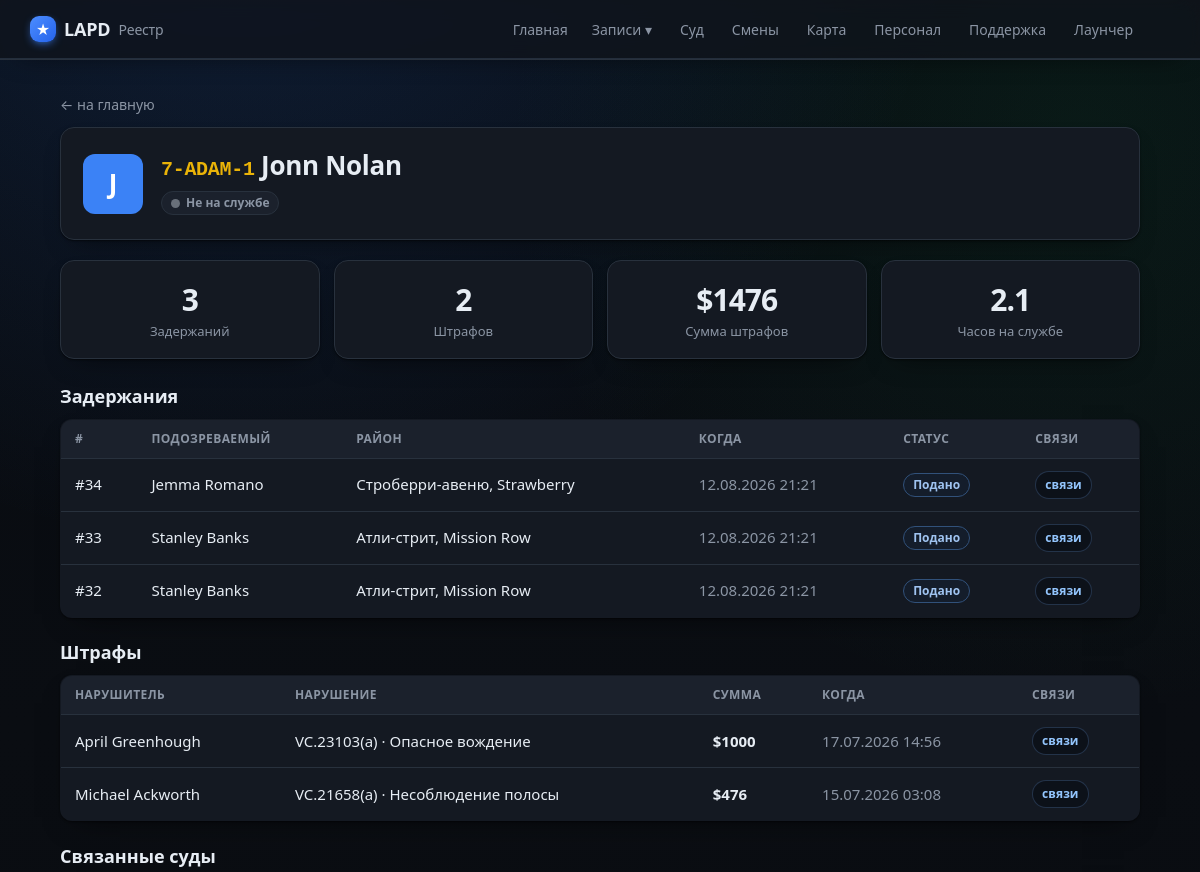
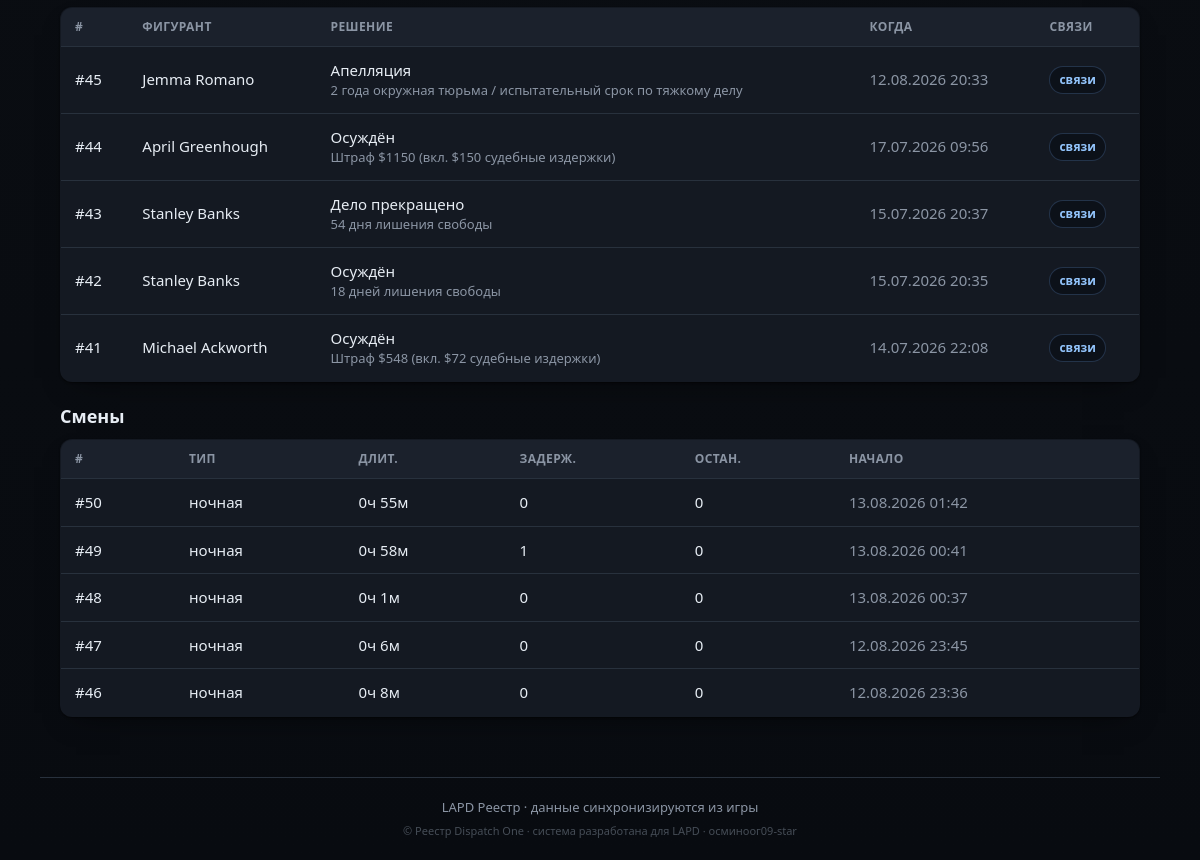
/officer/7-ADAM-1, run on an earlier commit of the app's database (2 pictures, top to bottom).
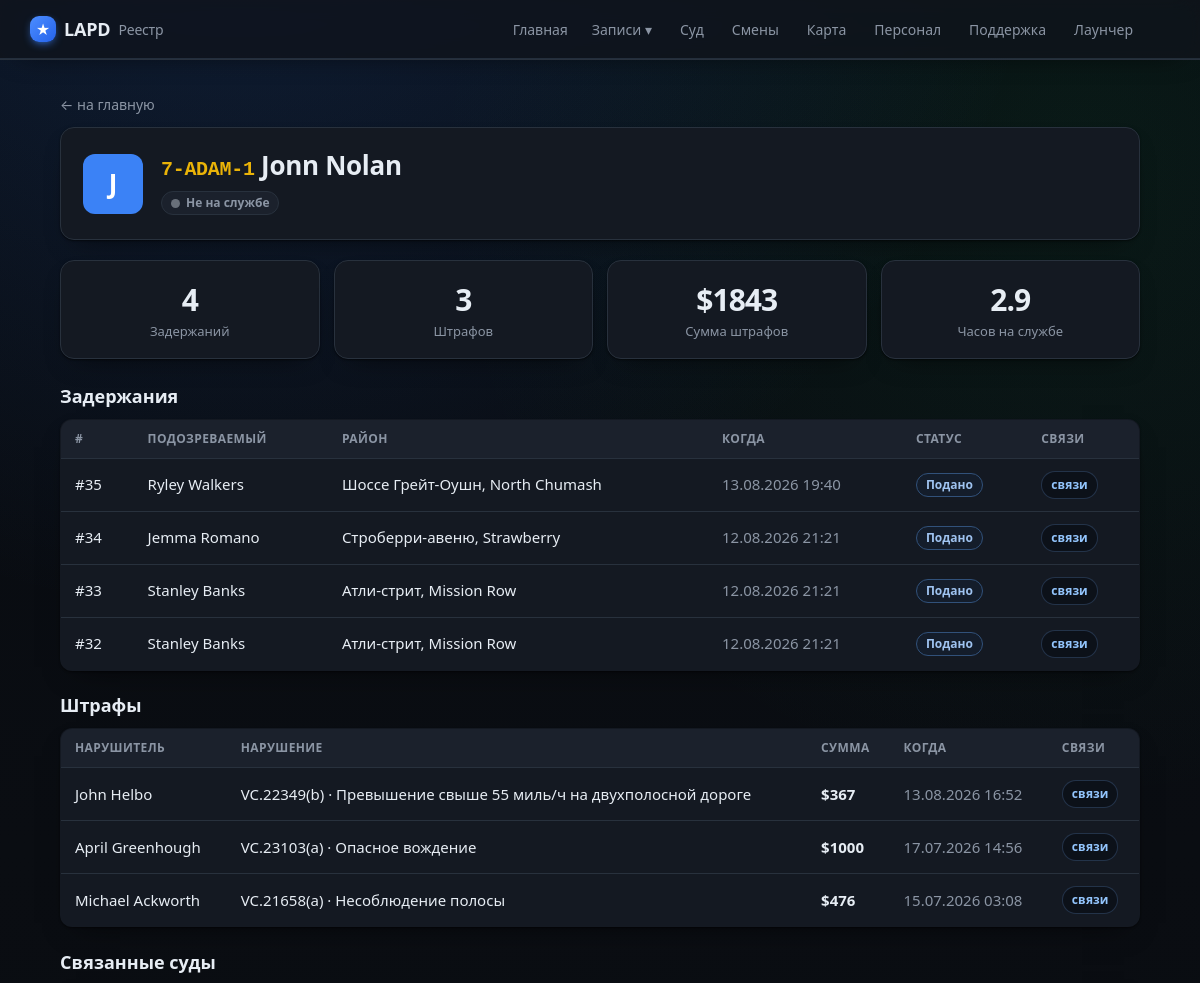
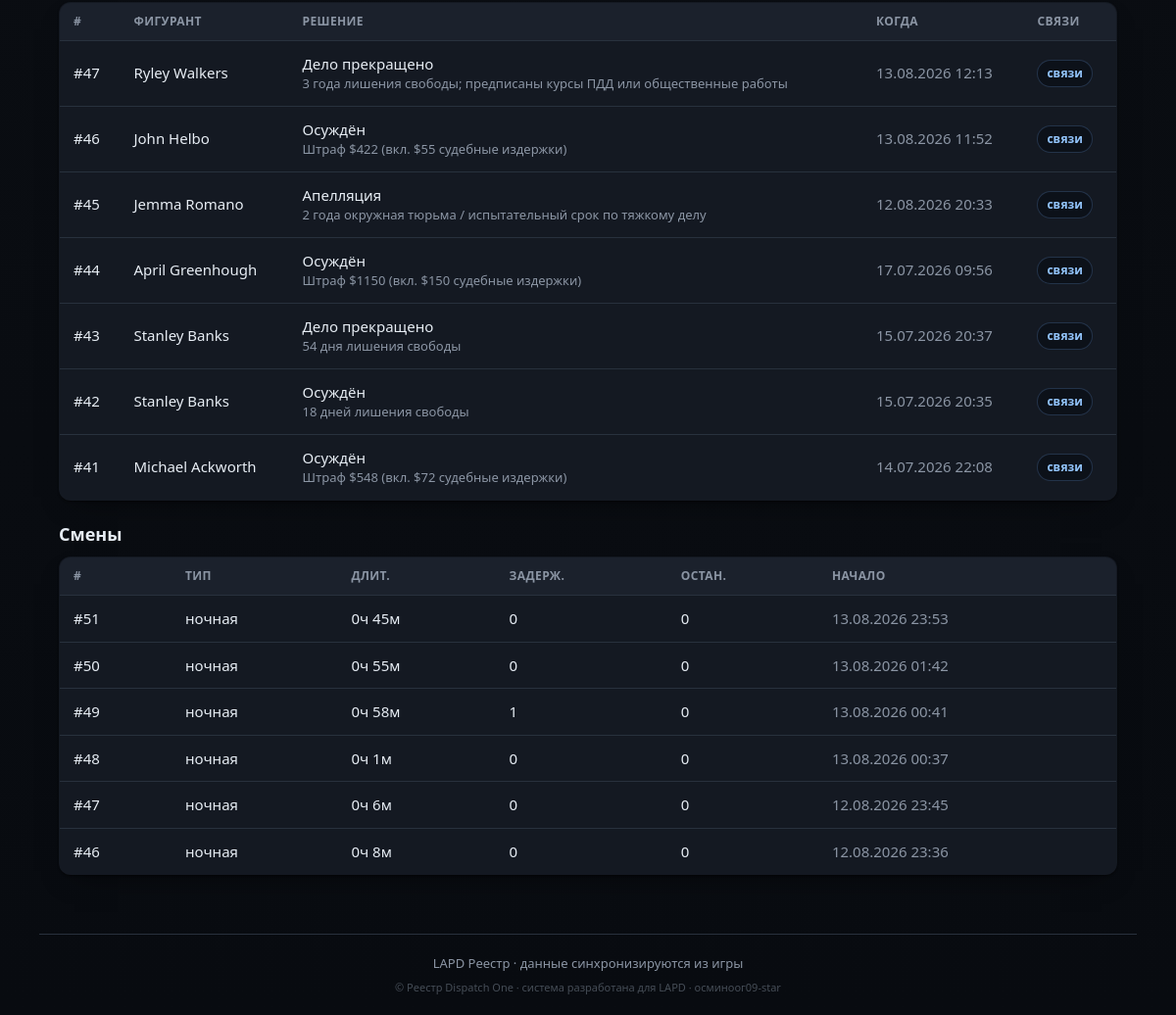
And on a later commit of the database (2 pictures, top to bottom).
### tables this page shows
CREATE TABLE officers (
                id INTEGER PRIMARY KEY AUTOINCREMENT,
                callsign TEXT UNIQUE NOT NULL,
                name TEXT
            , current_status TEXT, status_since TEXT, rank TEXT, department TEXT, discord TEXT, is_admin INTEGER);

CREATE TABLE cases (
                id INTEGER PRIMARY KEY AUTOINCREMENT,
                officer_id INTEGER NOT NULL,
                suspect_name TEXT,
                wanted INTEGER DEFAULT 0,
                license_state TEXT,
                citations INTEGER DEFAULT 0,
                zone TEXT,
                postal TEXT,
                game_time TEXT,
                created_at TEXT NOT NULL,
                screenshot TEXT,
                status TEXT NOT NULL DEFAULT 'submitted',
                discord_sent INTEGER DEFAULT 0,
                vehicle_model TEXT, vehicle_plate TEXT, vehicle_color TEXT,
                charges TEXT, found_items TEXT, reason TEXT, notes TEXT,
                mugshot TEXT, fine INTEGER, bail INTEGER, jail_time TEXT,
                is_test INTEGER DEFAULT 0, external_id TEXT, suspect_dob TEXT,
                FOREIGN KEY (officer_id) REFERENCES officers(id)
            );

CREATE TABLE citations (
                id INTEGER PRIMARY KEY AUTOINCREMENT,
                external_id TEXT UNIQUE,
                officer_id INTEGER,
                subject_name TEXT,
                issued_at TEXT,
                location TEXT,
                charges TEXT,
                fine INTEGER DEFAULT 0,
                notes TEXT
            );

CREATE TABLE court_cases (
                id INTEGER PRIMARY KEY AUTOINCREMENT,
                external_id TEXT UNIQUE,
                subject_name TEXT,
                source TEXT,
                filed_at TEXT,
                status INTEGER,
                outcome INTEGER,
                sentence TEXT,
                notes TEXT,
                judge TEXT, prosecutor TEXT, defense TEXT, courtroom TEXT, plea TEXT,
                appeal_filed INTEGER DEFAULT 0,
                charges TEXT, timeline TEXT,
                synced_at TEXT
            );

CREATE TABLE shifts (
                id INTEGER PRIMARY KEY AUTOINCREMENT,
                officer_id INTEGER NOT NULL,
                shift_type TEXT,
                started_at TEXT NOT NULL,
                ended_at TEXT,
                duration_min INTEGER DEFAULT 0,
                arrests INTEGER DEFAULT 0,
                traffic_stops INTEGER DEFAULT 0,
                pursuits INTEGER DEFAULT 0,
                pit INTEGER DEFAULT 0,
                callouts INTEGER DEFAULT 0,
                fines_total INTEGER DEFAULT 0,
                is_test INTEGER DEFAULT 0, source_ext TEXT,
                FOREIGN KEY (officer_id) REFERENCES officers(id)
            );

### app/main.py (the view)
@app.route("/officer/<callsign>")
def officer_view(callsign):
    off = db.get_officer(callsign)
    if not off:
        abort(404)
    shifts = db.list_shifts(50, officer_id=off["id"])
    hours = round(sum(s.get("duration_min") or 0 for s in shifts) / 60, 1)
    return render_template("officer.html", officer=off,
                           cases=db.list_cases(200, officer_id=off["id"]),
                           citations=db.list_citations(200, officer_id=off["id"]),
                           callouts=db.list_callouts(200, officer_id=off["id"], real_only=True),
                           court_cases=db.list_related_court_cases_for_officer(off["id"]),
                           cit=db.citations_summary(off["id"]),
                           evidence=db.evidence_catalog(off["id"]),
                           shifts=shifts, hours=hours)

### app/db.py (called while the page is built)
def fmt_dt(iso):
    try:
        dt = datetime.datetime.fromisoformat(iso)
        return dt.strftime("%d.%m.%Y %H:%M")
    except Exception:
        return iso or "—"

@contextmanager
def get_conn():
    conn = sqlite3.connect(config.DB_PATH)
    conn.row_factory = sqlite3.Row
    try:
        yield conn
        conn.commit()
    finally:
        conn.close()

def _jsonlist(val):
    if not val:
        return []
    try:
        return json.loads(val)
    except Exception:
        return [x.strip() for x in str(val).split(",") if x.strip()]

def _parse_charge(s):
    import re as _re
    m = _re.match(r"^\s*(\S+)\s·\s(.+?)(?:\s\(([^)]+)\))?\s*$", s or "")
    if m:
        return {"code": m.group(1), "desc": m.group(2), "cls": m.group(3) or ""}
    return {"code": "", "desc": s or "", "cls": ""}

def list_cases(limit=100, officer_id=None, status=None):
    q = """SELECT cases.*, officers.callsign, officers.name AS officer_name
           FROM cases JOIN officers ON officers.id = cases.officer_id"""
    conds, params = [], []
    if officer_id:
        conds.append("cases.officer_id=?"); params.append(officer_id)
    if status:
        conds.append("cases.status=?"); params.append(status)
    if conds:
        q += " WHERE " + " AND ".join(conds)
    q += " ORDER BY cases.id DESC LIMIT ?"; params.append(limit)
    with get_conn() as c:
        return [_row_to_case(r) for r in c.execute(q, params).fetchall()]

def status_info(code):
    return DUTY_STATUS.get(code, {"ru": "Не на службе", "cls": "off"})

def _replace_mojibake_pairs(s):
    for bad, good in sorted(_MOJI_TO_CYR.items(), key=lambda x: len(x[0]), reverse=True):
        s = s.replace(bad, good)
    return s

def _fix_rooms(s):
    return re.sub(r"(\d)([А-Я])", lambda m: m.group(1) + _CYR2LAT.get(m.group(2), m.group(2)), s)

def _cp1251_bytes(s):
    out = bytearray()
    for ch in s:
        try:
            out += ch.encode("cp1251")
        except UnicodeEncodeError:
            code = ord(ch)
            if code < 256:
                out.append(code)
            else:
                raise
    return bytes(out)

def _ru_days(n):
    n = int(n)
    if n % 10 == 1 and n % 100 != 11:
        word = "день"
    elif n % 10 in (2, 3, 4) and n % 100 not in (12, 13, 14):
        word = "дня"
    else:
        word = "дней"
    return f"{n} {word} лишения свободы"

def staff_label(value):
    return STAFF_LABELS.get(value, value)

### app/templates/officer.html (shortened to what this page needs)
{% extends "base.html" %}
{% block content %}
<a class="back" href="{{ url_for('index') }}">← на главную</a>
<div class="officer-card">
  <div class="off-avatar">{{ (officer.name or officer.callsign)[0]|upper }}</div>
  <div class="off-main">
    <h1><span class="cs big">{{ officer.callsign }}</span> {{ officer.name or '' }}</h1>
    <div class="off-tags">
      <span class="tag"><span class="status-dot {{ officer.status_cls }}"></span>{{ officer.status_ru }}</span>
    </div>
  </div>
</div>
<section class="stats {% if callouts %}stats-5{% endif %}">
  <div class="stat"><div class="num">{{ cases|length }}</div><div class="lbl">Задержаний</div></div>
  <div class="stat"><div class="num">{{ cit.count }}</div><div class="lbl">Штрафов</div></div>
  <div class="stat"><div class="num">${{ cit.total_fine }}</div><div class="lbl">Сумма штрафов</div></div>
  <div class="stat"><div class="num">{{ hours }}</div><div class="lbl">Часов на службе</div></div>
</section>
<h2>Задержания</h2>
{% if cases %}
<table class="tbl">
  <thead><tr><th>#</th><th>Подозреваемый</th><th>Район</th><th>Когда</th><th>Статус</th><th>Связи</th></tr></thead>
  <tbody>
  {% for c in cases %}
    <tr onclick="location='{{ url_for('case_view', cid=c.id) }}'">
      <td><a class="row-link" href="{{ url_for('case_view', cid=c.id) }}" onclick="event.stopPropagation()">#{{ c.id }}</a></td>
      <td><a class="row-link" href="{{ url_for('file_view', name=c.suspect_name) }}" onclick="event.stopPropagation()">{{ c.suspect_name }}</a>
        {% if c.wanted %}<span class="tag wanted">розыск</span>{% endif %}</td>
      <td>{% if c.zone %}<a href="{{ url_for('game_map', zone=c.zone) }}" onclick="event.stopPropagation()">{{ c.zone }}</a>{% else %}—{% endif %}</td>
      <td class="muted">{{ c.created_fmt }}</td>
      <td><span class="tag st-{{ c.status }}">{{ c.status_ru }}</span></td>
      <td>
        <details class="link-pop" onclick="event.stopPropagation()">
          <summary>связи</summary>
        </details>
      </td>
    </tr>
  {% endfor %}
  </tbody>
</table>
{% else %}<p class="empty">Задержаний нет.</p>{% endif %}
<h2>Штрафы</h2>
{% if citations %}
<table class="tbl">
  <thead><tr><th>Нарушитель</th><th>Нарушение</th><th>Сумма</th><th>Когда</th><th>Связи</th></tr></thead>
  <tbody>
  {% for c in citations %}
    <tr onclick="location='{{ url_for('citation_view', cid=c.id) }}'"><td><a class="row-link" href="{{ url_for('file_view', name=c.subject_name) }}" onclick="event.stopPropagation()">{{ c.subject_name }}</a></td>
      <td>{% if c.charges %}{{ c.charges[0] }}{% else %}—{% endif %}</td>
      <td><b>${{ c.fine }}</b></td><td class="muted">{{ c.issued_fmt }}</td>
      <td>
        <details class="link-pop" onclick="event.stopPropagation()">
          <summary>связи</summary>
        </details>
      </td></tr>
  {% endfor %}
  </tbody>
</table>
{% else %}<p class="empty">Штрафов нет.</p>{% endif %}
<h2>Связанные суды</h2>
{% if court_cases %}
<table class="tbl">
  <thead><tr><th>#</th><th>Фигурант</th><th>Решение</th><th>Когда</th><th>Связи</th></tr></thead>
  <tbody>
  {% for c in court_cases %}
    <tr onclick="location='{{ url_for('court_case_view', cid=c.id) }}'">
      <td><a class="row-link" href="{{ url_for('court_case_view', cid=c.id) }}" onclick="event.stopPropagation()">#{{ c.id }}</a></td>
      <td><a class="row-link" href="{{ url_for('file_view', name=c.subject_name) }}" onclick="event.stopPropagation()">{{ c.subject_name }}</a></td>
      <td>{{ c.label }}{% if c.sentence %}<div class="muted small">{{ c.sentence }}</div>{% endif %}</td>
      <td class="muted">{{ c.filed_fmt }}</td>
      <td>
        <details class="link-pop" onclick="event.stopPropagation()">
          <summary>связи</summary>
        </details>
      </td>
    </tr>
  {% endfor %}
  </tbody>
</table>
{% else %}<p class="empty">Связанных судов нет.</p>{% endif %}
{% if shifts %}
<h2>Смены</h2>
<table class="tbl">
  <thead><tr><th>#</th><th>Тип</th><th>Длит.</th><th>Задерж.</th><th>Остан.</th><th>Начало</th></tr></thead>
  <tbody>
  {% for s in shifts %}
    <tr onclick="location='{{ url_for('shift_view', sid=s.id) }}'">
      <td><a class="row-link" href="{{ url_for('shift_view', sid=s.id) }}" onclick="event.stopPropagation()">#{{ s.id }}</a></td><td>{{ s.type_ru }}</td><td>{{ s.duration_h }}</td>
      <td>{{ s.arrests }}</td><td>{{ s.traffic_stops }}</td><td class="muted">{{ s.started_fmt }}</td>
    </tr>
  {% endfor %}
  </tbody>
</table>
{% endif %}
{% endblock %}

### app/templates/base.html (shortened to what this page needs)
<!doctype html>
<html lang="ru">
<head>
  <link rel="stylesheet" href="{{ url_for('static', filename='style.css') }}">
</head>
<body>
  <header class="topbar">
    <div class="wrap">
      <a class="brand" href="{{ url_for('index') }}">
        <span class="badge">★</span> {{ community }} <span class="sub">Реестр</span>
      </a>
      <nav>
        <a class="{% if request.endpoint == 'index' %}active{% endif %}" href="{{ url_for('index') }}">Главная</a>
        <div class="nav-drop">
          <span class="nav-drop-t">Записи ▾</span>
        </div>
        <a class="{% if request.endpoint == 'court' %}active{% endif %}" href="{{ url_for('court') }}">Суд</a>
        <a class="{% if request.endpoint == 'shifts' %}active{% endif %}" href="{{ url_for('shifts') }}">Смены</a>
        <a class="{% if request.endpoint == 'game_map' %}active{% endif %}" href="{{ url_for('game_map') }}">Карта</a>
        <a class="{% if request.endpoint == 'staff' %}active{% endif %}" href="{{ url_for('staff') }}">Персонал</a>
        <a class="{% if request.endpoint == 'support' %}active{% endif %}" href="{{ url_for('support') }}">Поддержка</a>
        <a class="{% if request.endpoint in ['launcher_page','register'] %}active{% endif %}" href="{{ url_for('launcher_page') }}">Лаунчер</a>
      </nav>
    </div>
  </header>
  <main class="wrap">
    {% block content %}{% endblock %}
  </main>
  <footer class="wrap foot">
    {{ community }} Реестр · данные синхронизируются из игры<br>
    <span class="foot-attr">© Реестр Dispatch One · система разработана для {{ community }} ·
      осминоог09-star</span>
  </footer>
</body>
</html>

What changed in the data, as far as the page shows it:
added cases: id "35", suspect_name "Ryley Walkers", zone "Шоссе Грейт-Оушн, North Chumash", created_fmt "13.08.2026 19:40", status_ru "Подано"
added citations: subject_name "John Helbo", charges "VC.22349(b) · Превышение свыше 55 миль/ч на двухполосной дороге", fine "367", issued_fmt "13.08.2026 16:52"
added court_cases: id "47", subject_name "Ryley Walkers", label "Дело прекращено", sentence "3 года лишения свободы; предписаны курсы ПДД или общественные работы", filed_fmt "13.08.2026 12:13"
added court_cases: id "46", subject_name "John Helbo", label "Осуждён", sentence "Штраф $422 (вкл. $55 судебные издержки)", filed_fmt "13.08.2026 11:52"
added shifts: id "51", type_ru "ночная", duration_h "0ч 45м", arrests "0", traffic_stops "0", started_fmt "13.08.2026 23:53"
Also different on the page:
{{ cases|length }}: "3" → "4"
{{ cit.count }}: "2" → "3"
{{ cit.total_fine }}: "1476" → "1843"
{{ hours }}: "2.1" → "2.9"
